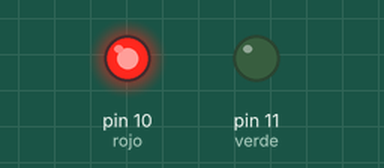
Bench run of a sketch on a simulated Arduino Uno, built with avr-gcc and run on an emulated ATmega328P. Parts: output pins drawn as LEDs (lit = HIGH).

Above: at 1.5 s.
At 4.5 s:
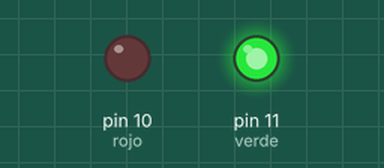
Timing chart, 0 to 7.8 s (numbered marks = the images above):
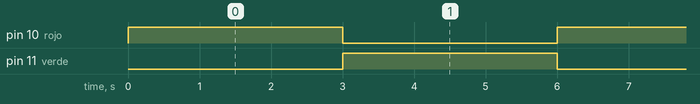

The sketch:

KY-029.ino
```cpp
int rojo = 10;
int verde = 11;

void setup()
{
  pinMode(rojo, OUTPUT);
  pinMode(verde, OUTPUT);
}

void loop()
{
  digitalWrite(rojo, HIGH);
  digitalWrite(verde, LOW);
  delay(3000);

  digitalWrite(rojo, LOW);
  digitalWrite(verde, HIGH);
  delay(3000);
}
```

Measured:
- by itself, pin 10 (rojo), pin 11 (verde): alternates HIGH for 3.0 s and LOW for 3.0 s
